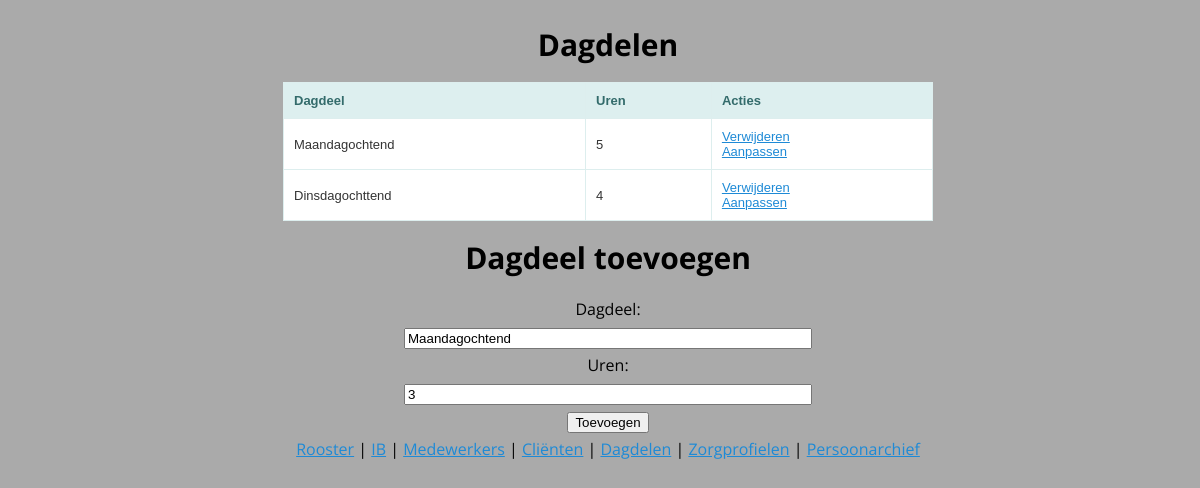
Before: /doles/ with the older database file.
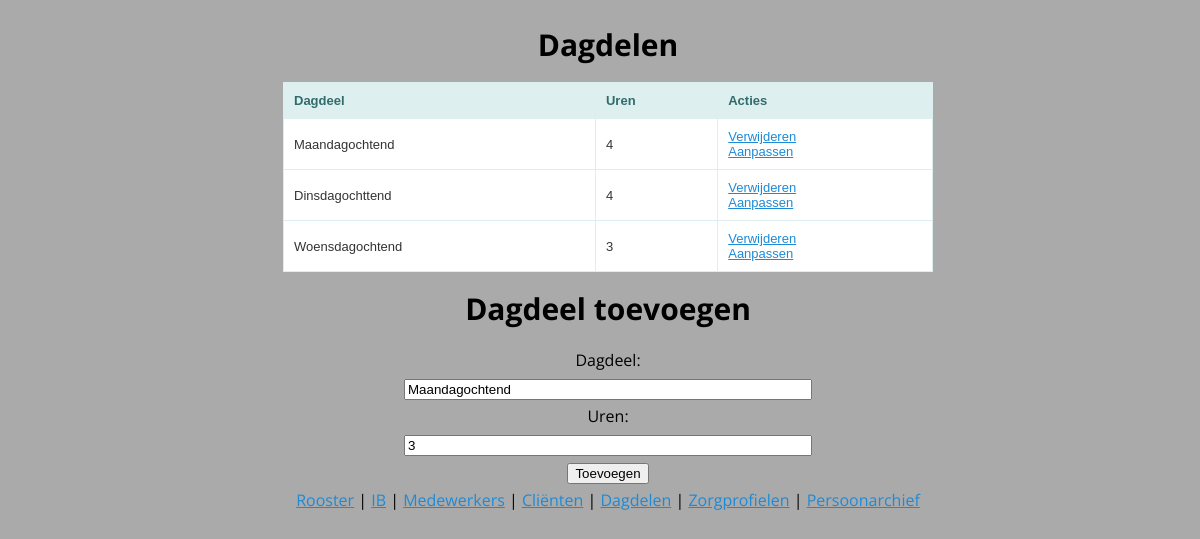
After: the same page with the newer database file.
### roosterapp/sql.py (models this page shows)
class Dole(Base):
    __tablename__ = 'doles'
    id = Column(Integer, primary_key = True)
    name = Column(String(127))
    hours = Column(Integer, default=1)
    occupation = relationship("Presence", backref="dole", cascade="delete, delete-orphan")

### roosterapp/routes.py (the view)
@dole_crud.route('/', methods=['GET'])
def show_doles():
    doles = app.db.session.query(Dole).all()
    return render_template('index_doles.html', doles = doles)

### roosterapp/templates/index_doles.html (shortened to what this page needs)
{% extends 'base.html' %}
{% block body %}
<h1> Dagdelen </h1>
{% if doles|length < 1 %}
    <h4>Er zijn nog geen dagdelen in het systeem. Voeg er hieronder een toe.</h4>
{% else %}
    <table style="width: 50em;">
        <tr>
            <th>Dagdeel</th>
            <th>Uren</th>
            <th>Acties</th>
        </tr>
        {% for dole in doles %}
            <tr>
                <td>{{ dole.name }}</td>
                <td>{{ dole.hours }}</td>
                <td>
                    <a href="delete/{{ dole.id }}">Verwijderen</a>
                    <br>
                    <a href="update/{{ dole.id }}">Aanpassen</a>
                </td>
            </tr>
        {% endfor %}
    </table>
{% endif %}
<h1>Dagdeel toevoegen</h1>
<form action="/doles/add" method="POST" style="width:50em;text-align: center;">
    <label for="dole_name">Dagdeel:</label><br>
    <input type="text" name="dole_name" id="dole_name" value="Maandagochtend" style="width: 50%;"><br>
    <label for="hours">Uren:</label><br>
    <input type="text" name="hours" id="hours" value="3" style="width: 50%;"><br>
    <input type="submit" value="Toevoegen">
</form>
{% endblock %}

Changed rows visible on the page:
changed Dole "Maandagochtend": hours "5" → "4"
added Dole: name "Woensdagochtend", hours "3"
